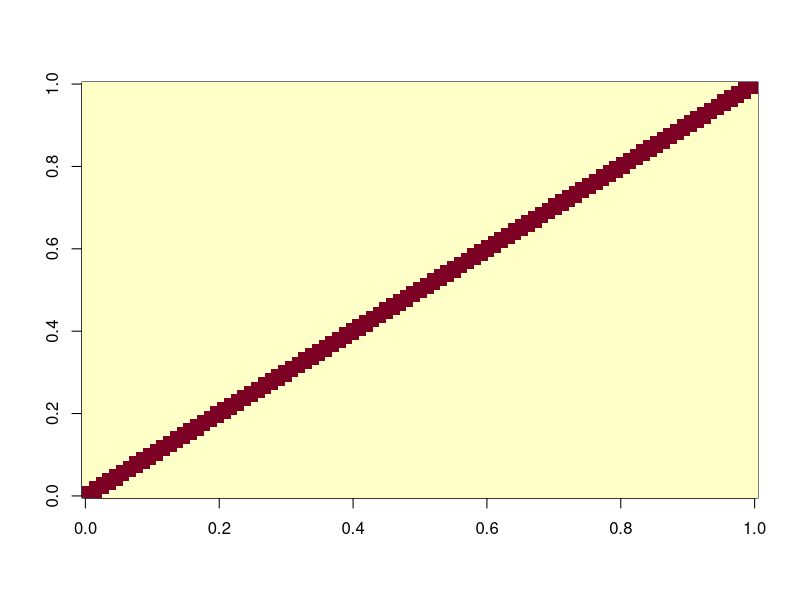
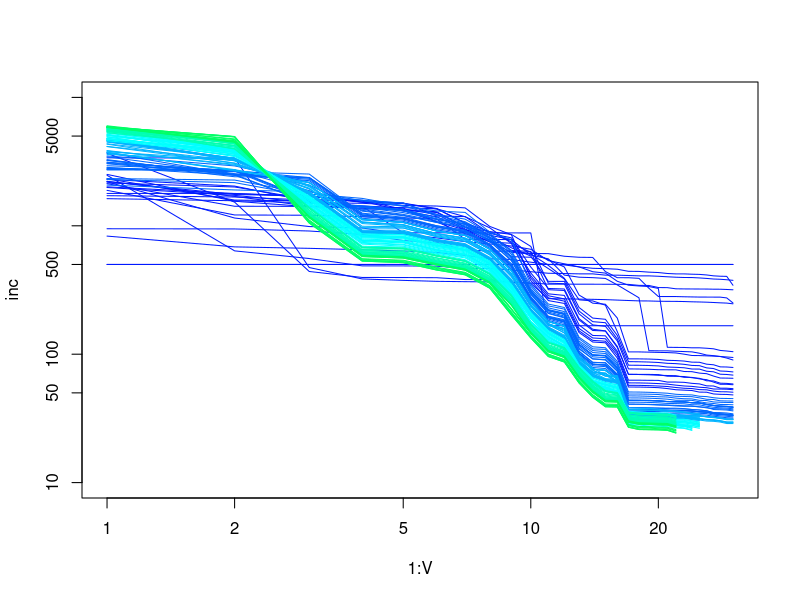

Write the R code that produced these figures, in order. (Note: a time limit stopped this script after it produced the figures.)
#remove previous items
rm(list= ls())

#for nice plotting
#library(plotly)

### Parameters
# Elasticty parameter mmust be less than 1
a <- 0.5
#Number of cities
V <- 30
#Number of total steps
T_max <- 1000
#Number of final industries
N <- 100
#sensitivity to profit
m <- 0.1
#Geographical distance cost coefficient
g <- 1
# Circle length
L <- 2
#fixed cost
fixed <- 5
#technology elasticity
t_e <- 1
#propensity to R&D
prop_rd <- 0.05
#probability of discovering a new technology
p_disc <- 0.2
#Wages
w <- rep(1, V)


### Variables

#distance matrices (length of circle = L)
#distance between cities
geo_distance <- pmin(abs(matrix(rep(seq(0, L - L/V, length.out = V), V), nrow = V, ncol = V) - matrix(rep(seq(0, L - L/V, length.out = V), V), nrow = V, ncol = V, byrow = TRUE)),
                 L - abs(matrix(rep(seq(0, L - L/V, length.out = V), V), nrow = V, ncol = V) - matrix(rep(seq(0, L - L/V, length.out = V), V), nrow = V, ncol = V, byrow = TRUE)))


#distance between industries

ind_prox <- matrix(0, N, N)
'
N_mod <- 20
for (x in (0:(N_mod-1))) {
  
  ind_prox[ seq(x* N/N_mod - (2 * (x != 0)), (x+1)* N/N_mod, 1) ,
            seq(x* N/N_mod - (2 * (x != 0)) , (x+1)* N/N_mod, 1) ] <- 1
  
  
}
'
ind_prox <- mapply(function(x,y) 1*((y-x) <= 2),
                   expand.grid(x = 1:N, y= 1:N)$x,
                   expand.grid(x = 1:N, y= 1:N)$y,
                   SIMPLIFY = TRUE)
ind_prox <- pmin(matrix(ind_prox, nrow = N, ncol = N), 1)
ind_prox[lower.tri(ind_prox)] <- 0
ind_prox <- ind_prox + t(ind_prox)
diag(ind_prox) <- 1
sum(ind_prox - t(ind_prox))

#colnames(ind_prox) <- rownames(ind_prox) <- paste("Ind", 1:N)

#write.table(ind_prox,
#          "/Volumes/Donnees/switchdrive/Mehdi-Celine/Chapitre - Theories and models of urbanization/technology_space/adj_mat.csv",
#          row.names = TRUE, col.names = TRUE, sep = ";", quote = FALSE)

image(ind_prox)

#ind_prox <- matrix(runif(N^2), nrow = N, ncol = N)
#ind_prox[upper.tri(ind_prox)] <- ind_prox[lower.tri(ind_prox)]
#ind_prox <- ind_prox + diag(1, N) - diag(diag(ind_prox))

#Indicates whether the industry was discovered or not
#discovered <- c(rep(TRUE,V), rep(FALSE, N-V))
discovered <- c(TRUE, rep(FALSE, N-1))
##incomes
#Initial Incomes of each city
inc <- rep(500, V)
#Income share of each industry, changes with the entry of new industries
ind_inc_share <- rep(0, N) ##For the moment no industries

#indicates the presence of an industry in a city, to use to calculate probabilites of entries
#we approximate the max with an n norm, with n very big
ind_city <- matrix(0, nrow = N, ncol = V)
diag(ind_city) <- 1

#matrix indicating for each city and technology, the proximity of the closest tech
#we take the max with 1 to correct approximation errors
max_ind_proximity_city <- pmin((ind_prox^150 %*% ind_city)^(1/150) , 1)

##Creating vectors of firms (for each city there is initially a local industry)

#Initializing vector of firms activities 
active <- c(rep(TRUE, V), rep(FALSE, N*V + as.integer(N*V*100)))

#Firms industries
firm_ind <- c(rep(1,V),
              rep(0, N*V + as.integer(N*V*100))) ## as.vector collapses by columns by default

#Firms cities
firm_city <- c(1:V, rep(0, N*V + as.integer(N*V*100)))

#Initializing firms technologies
tech <- c(rep(1, V), rep(0, N*V + as.integer(N*V*100)))

##Matrix giving the entry time of each industry
entry_time <- c(rep(1, V), rep(Inf, N*V + as.integer(N*V*100)))


#Creating the distance cost between firms and cities matrix
firm_var_cost <- matrix(10^50, nrow = length(active), ncol = V)
firm_var_cost[active,] <-  matrix(rep(w[firm_city[active]], V), nrow= length(firm_city[active]), ncol = V) * 
                  ((1+geo_distance[firm_city[active], 1:V])^g - 1 + matrix(rep(1/tech[active]^t_e, V), nrow= length(firm_city[active]), ncol = V))

##Creating the matrix of prices (producers in lines, (industries, cities))
price <- matrix(10^50, nrow = length(active), ncol = V)
## Creating the matix of the quantities
quantity <- matrix(0, nrow = length(active), ncol = V)

##Initializing the variation index for firms
var_index <- matrix(0, nrow = length(active), ncol = V)

###saving previous states
#firm's variable cost
firm_var_cost_prec <- firm_var_cost
#profit
profit_prec <-  matrix(0, nrow = length(active), ncol = V)  ##Only for computation
#price
price_prec <- price

####Optimization and testing

##For testing only
j <- 1
t_stop <- 0
#test speed
ptm <- proc.time()

plot(1:V, inc, xlim = c(1,V), ylim = c(10, 10000), log= "xy",
     xaxt = "s", yaxt = "s", type = "l", col = rainbow(20)[15])

##########Starting the iterations
while (j < T_max & t_stop < 50) {
  
  if(all(discovered)) {t_stop <- t_stop + 1}
  if(sum(inc > 0.1) <= 1) {t_stop <- 150}
  
  ###Deciding on new entrants
  if (j > 1) {
  
  #Reinitialize entry matrix
  entry_prob <- matrix(1, nrow = N, ncol = V) * matrix(rep(discovered, V), nrow = N, ncol = V, byrow = FALSE)
    
  #Compute closest industry to each city
  max_ind_proximity_city <- pmin((ind_prox^150 %*% ind_city)^(1/150) , 1)
  
  #Compute entry probs
  entry_prob <- max_ind_proximity_city
  
  entry_prob[!discovered,] <- p_disc*max_ind_proximity_city[!discovered,]
  
  entring <- matrix(sapply(as.vector(entry_prob), rbinom, n=1, size=1), nrow = N, ncol = V, byrow = FALSE)
  
  if(sum(entring) > 0) {
  
  #update the firms vectors
  entry_time[entry_time == Inf][1:sum(entring)] <- j
  
  firm_ind[entry_time == j] <- unlist(mapply(rep, 1:N, apply(entring, 1, sum), USE.NAMES = FALSE))
  
  firm_city[entry_time == j] <- Filter(function(x) x>0,
                                       as.vector(t(entring*matrix(rep(1:V,N), nrow = N, ncol = V, byrow = TRUE))))
  
  
  ##compute technologies of entrants
  if (any(active)) {
  max_tech_city <- aggregate.data.frame(tech[active], 
                             by = list(city = firm_city[active], ind = firm_ind[active]),
                             FUN = max)
  max_tech_city <- mapply(function(ind, city) max_tech_city[max_tech_city$city == city & max_tech_city$ind == ind,3],
                          rep(1:N, V), unlist(lapply(1:V, rep, N)), SIMPLIFY = TRUE)
  max_tech_city[sapply(max_tech_city, length) == 0] <- 1 ####Here careful
  max_tech_city <- matrix(unlist(max_tech_city), nrow = N, ncol = V, byrow = FALSE)
  
  ##Determine the for each city and technology the closest industry in the city (returns index)
  closest_ind_city <- mapply(function(ind, city) which.max(ind_city[,city] * ind_prox[,ind]),
                             rep(1:N, V), unlist(lapply(1:V, rep, N)))
  closest_ind_city[sapply(closest_ind_city, length) == 0] <- 0
  closest_ind_city <- matrix(unlist(closest_ind_city), nrow = N, ncol = V, byrow = FALSE)
  
  #For each city, ind, gives the technology of the closest present industry
  max_tech_closest_city <-  mapply(function(ind, city) max_tech_city[ind, city],
                                   as.vector(closest_ind_city), unlist(lapply(1:V, rep, N)))
  max_tech_closest_city[sapply(max_tech_closest_city, length) == 0] <- 1
  max_tech_closest_city <- matrix(unlist(max_tech_closest_city), nrow = N, ncol = V, byrow = FALSE)
  
  #computing the mode of the tech
  entrants_tech <- 1 + mapply(rbinom, as.integer(max_tech_closest_city) - 1, as.vector(max_ind_proximity_city), n = 1)
  entrants_tech <- matrix(entrants_tech, nrow = N, ncol = V) * entring
  entrants_tech[!discovered,] <- entring[!discovered,]
        
  #computing the techs
  tech[entry_time == j] <- Filter(function(x) x > 0, as.vector(t(entrants_tech)))
                                 
  
  } else {
    tech[entry_time == j] <- 1
  }
  }
  discovered <- discovered | (rowSums(entring) > 0)
  }
  
  #Initialize the prices for entrants
  if (any(entry_time ==  j)) {
  
  #Change their state to active  
  active[entry_time ==  j] <- TRUE
  
  ##Change of the income share to account for the new entring indusries
  ind_inc_share[unique(firm_ind[active])] <- 1/length(unique(firm_ind[active]))
  
  firm_var_cost[entry_time ==  j,] <-  matrix(rep(w[firm_city[entry_time ==  j]], V), nrow= length(firm_city[entry_time ==  j]), ncol = V) * 
    ((1+geo_distance[firm_city[entry_time ==  j], 1:V])^g - 1 + matrix(rep(1/tech[entry_time ==  j]^t_e, V), nrow= length(firm_city[entry_time ==  j]), ncol = V))
  
  
  price[entry_time == j,] <-  firm_var_cost[entry_time == j,] * (1+m)
                                
  }
  
  #set quantities demanded
  #######Remark : rowsum sums the columns follwing the groups, so the vector of group has length nrow
  quantity[active,] <- price[active,]^(a-1) / 
                       rowsum(price[active,]^a, group = as.character(firm_ind[active]), reorder = FALSE)[as.character(firm_ind[active]),] *
                       (ind_inc_share[firm_ind[active]] %*% t(inc))
  
  #Calculate variation of price index
  var_index[active,] <- (quantity[active,]*(price[active,] - firm_var_cost_prec[active,]) - profit_prec[active,]) *
                        log(price[active,]/price_prec[active,])
  var_index[entry_time == j,] <- 100
  
  ##Storing old variables
  #Store old profit (it is not exactly the profit, its actually profit + fixed cost )
  profit_prec[active,] <-  quantity[active,]*(price[active,] - firm_var_cost[active,])
  #store old cost
  firm_var_cost_prec[active,] <- firm_var_cost[active,]
  
  #update incomes
  inc[firm_city[active][!duplicated(firm_city[active])]] <- rowsum((quantity[active,]*price[active,]) %*% rep(1, V), firm_city[active], reorder = FALSE)
  inc[setdiff(1:V,firm_city[active])] <- 0 
  
  price_prec[active,] <- price[active,]
  
  #update prices for incumbents
  price[active,] <- pmin(firm_var_cost[active,] + (price[active,] - firm_var_cost[active,]) * (1+m)^(2*atan(pi*var_index[active,]/2)/pi), 10^50)
  
  
  #firms with negative profit exit
  active[active] <- (rowSums(profit_prec[active,]) - fixed ) >= 0 
  
  #update technologies
  
  tech[active] <- tech[active] + prop_rd * pmax(rowSums(profit_prec[active,]) - fixed, 0)
                  
                  
  #update cost
  firm_var_cost[active,] <-  matrix(rep(w[firm_city[active]], V), nrow= length(firm_city[active]), ncol = V) * 
    ((1+geo_distance[firm_city[active], 1:V])^g - 1 + matrix(rep(1/tech[active]^t_e, V), nrow= length(firm_city[active]), ncol = V))
  
  #change the income share of non active industries to 0 and update other to 1/#industries
  ind_inc_share <- rep(0, N)
  ind_inc_share[unique(firm_ind[active])] <- 1/length(unique(firm_ind[active]))
  
  ##Upate the industries present in each city
  ind_city_current <- aggregate.data.frame(active[active], by = list(ind = firm_ind[active], city = firm_city[active]), FUN = any)
  ind_city_current <- mapply(function(indus, cit) ind_city_current[ind_city_current$city == cit & ind_city_current$ind == indus, 3],
                      rep(1:N, V), unlist(lapply(1:V, rep, N)), SIMPLIFY = TRUE)
  ind_city_current[sapply(ind_city_current, length) == 0] <- 0
  ind_city <- matrix(unlist(ind_city_current), nrow = N, ncol = V, byrow = FALSE)
  
  ###Clean memory every n steps to speed up the processing
  #if (j %% 20 == 0 ) {
  
  #(j %in% as.integer(T_max*seq(0.1, 1, 40/T_max)^3)) {
    
    price <- price[entry_time >= j | active, ]
    quantity <- quantity[ entry_time >= j | active, ]
    firm_var_cost <- firm_var_cost[entry_time >= j | active, ]
    firm_var_cost_prec <- firm_var_cost_prec[entry_time >= j | active, ]
    var_index <- var_index[entry_time >= j | active,]
    profit_prec <- profit_prec[entry_time >= j | active, ]
    price_prec <- price_prec[entry_time >= j | active, ]
    
    firm_city <- firm_city[entry_time >= j | active]
    firm_ind <- firm_ind[entry_time >= j | active]
    tech <- tech[entry_time >= j | active]
    
    active_prec <- active
    active <- active[entry_time >= j | active]
    entry_time <- entry_time[entry_time >= j | active_prec]
    
    lines(1:sum(inc > 0), sort(inc[inc>0], decreasing = TRUE), col = rainbow(20)[15 - j/20])
    
  #}
  
 ##extend the firms vectors in case there is no more space
  if(sum(entry_time == Inf) <  N*V) {
    
    ###State vectors
    n_row_to_add <- N*V + as.integer(N*V*100)
    
    active <- c(active, rep(FALSE, n_row_to_add))
    
    firm_ind <- c(firm_ind, rep(0, n_row_to_add)) ## as.vector collapses by columns by default
    
    firm_city <- c(firm_city, rep(0, n_row_to_add))
    
    tech <- c(tech, rep(0, n_row_to_add))
    
    entry_time <- c(entry_time, rep(Inf, n_row_to_add))
    
    ##State matrices
    var_index <- rbind(var_index, matrix(0, nrow = n_row_to_add, ncol = V))
    
    quantity <- rbind(quantity, matrix(0, nrow = n_row_to_add, ncol = V))
    
    price <- rbind(price, matrix(10^50, nrow = n_row_to_add, ncol = V))
    
    firm_var_cost <- rbind(firm_var_cost, matrix(0, nrow = n_row_to_add, ncol = V))
    
    firm_var_cost_prec <- rbind(firm_var_cost_prec, matrix(0, nrow = n_row_to_add, ncol = V))
    
    profit_prec <- rbind(profit_prec, matrix(0, nrow = n_row_to_add, ncol = V))
    
    price_prec <- rbind(price_prec, matrix(0, nrow = n_row_to_add, ncol = V))
      }
  j <- j + 1
}

ptm <- proc.time() - ptm
ptm

###Results verctors for analysis
##Size

size_regression <- summary(lm(log(1:(length(inc[inc > 0]))) ~ log(sort(inc[inc > 0], decreasing = TRUE))))

size_cofficient <- size_regression$coefficients[2,"Estimate"]

size_explained_var <- size_regression$r.squared

###Specialization
##We use the chi^2 index
ind_city_size <- rowSums(profit_prec[active,])
ind_city_size <- aggregate(ind_city_size - fixed,
                           by = list(city = firm_city[active], ind = firm_ind[active]),
                           FUN = sum, drop = FALSE)
ind_city_size <- as.numeric(mapply(function (x,y) ind_city_size[ind_city_size$city == x & ind_city_size$ind == y, 3],
                        rep(1:V, N), unlist(lapply(1:N, rep, times = V))))
ind_city_size[is.na(ind_city_size)] <- 0
ind_city_size <- matrix(ind_city_size, nrow = N, ncol = V, byrow = TRUE)

ind_size <- apply(ind_city_size, 1, sum)
city_size <- apply(ind_city_size, 2, sum)

#Removing empty cities and industries
ind_city_size <- ind_city_size[ind_size != 0,]
ind_city_size <- ind_city_size[,city_size != 0]
ind_size <- ind_size[ind_size != 0]
city_size <- city_size[city_size != 0]

##Transforming the sizes into suitable ratios
ind_city_size <- ind_city_size %*% diag(1/city_size)

##Herfindahl index
herfindal <- colSums(ind_city_size^2)
plot(city_size, herfindal, log = "xy")
plot( (j - entry_time[active])/j, rowSums(profit_prec[active,]) - fixed)
plot( (j - entry_time[active])/j, tech[active])


specialization_regression <- summary(lm(log(herfindal) ~ log(city_size)))
specialization_cofficient <- specialization_regression$coefficients[2,"Estimate"]
specialization_explained_var <- specialization_regression$r.squared


#Plotting cities sizes

library(ggplot2)

#pdf("/Volumes/Donnees/switchdrive/Mehdi-Celine/Chapitre - Theories and models of urbanization/city_final.pdf",
#    width = 10, height = 10)
par(mar=c(1,1,1,1))
plot(cos(2*pi/V * 1:V), sin(2*pi/V * 1:V), cex = sqrt(inc)/12, xlim = c(-1.5,1.5),
     ylim = c(-1.5,1.5), xaxt='n', yaxt='n', xlab = "", ylab = "", pch = 16)

lines(cos(2*pi*(1:5000) / 5000), sin(2*pi*(1:5000) / 5000), lwd = 0.1)
#ev.off()

##Any points to remove??
n_remove <- 0

size_regress <- log(sort(inc[inc > 0], decreasing = TRUE))

#For the regression
reg_plot <- summary(lm(size_regress[1:(length(size_regress)-n_remove)]  ~ log(1:(length(size_regress)-n_remove)) ))
x_line_to_plot <- seq(1, (V-n_remove)*2, by = 0.1)
y_line_to_plot <- exp(reg_plot$coefficients[1]) * x_line_to_plot^reg_plot$coefficients[2]

##plot the points
leg_lab <- paste0("log(y) = ", round(reg_plot$coefficients[1],2), " - ", -round(reg_plot$coefficients[2],2), " log(x) ")

hierarchy <- ggplot(data.frame(Rank = 1:(V-n_remove), Size = exp(size_regress[1:(V-n_remove)])), aes(x=Rank, y=Size)) + 
  theme_minimal() +
  geom_line(aes(x = x, y = y, 
                color = leg_lab), 
            data = data.frame(x = x_line_to_plot, y = y_line_to_plot),
            size = 1) +
  scale_x_continuous(trans='log10', limits = c(1, 1.2*length(size_regress))) +
  scale_y_continuous(trans='log10', limits = c(0.5*min(exp(size_regress)), 2*max(exp(size_regress)))) +
  geom_point() +
  labs(x = "Rank", y = "City size", color = "") +
  theme(axis.text.x = element_text(color="black", 
                                   size=16, angle=0),
        axis.text.y = element_text(color="black", 
                                   size=16, angle=0),
        axis.title=element_text(size= 20),
        legend.position = c(0.7, 0.8),
        legend.text = element_text(size=18))
  

hierarchy

#ggsave(paste0("/Volumes/Donnees/switchdrive/Mehdi-Celine/Chapitre - Theories and models of urbanization/simulation_rank_size.pdf"), hierarchy,
#       device = "pdf", width = 20, height = 20, units = "cm")


#############################Specialization
##To plot the regression line
reg_plot <- summary(lm(log(herfindal)  ~ log(city_size)))
x_line_to_plot <- seq(0.1, 1.2*max(city_size), by = 0.1)
y_line_to_plot <- exp(reg_plot$coefficients[1]) * x_line_to_plot^reg_plot$coefficients[2]


leg_lab <- paste0("log(y) = ", round(reg_plot$coefficients[1],2), " - ", -round(reg_plot$coefficients[2],2), " log(x) ")

spec <- ggplot(data.frame(Size = city_size, Spec = herfindal), aes(x=Size, y=Spec)) + 
  theme_minimal() +
  geom_line(aes(x = x, y = y, 
                color = leg_lab), 
            data = data.frame(x = x_line_to_plot, y = y_line_to_plot),
            size = 1) +
  scale_x_continuous(trans='log10', limits = c(min(city_size)/1.2, max(city_size)*1.2)) +
  scale_y_continuous(trans='log10', limits = c(min(herfindal),1)) +
  geom_point() +
  labs(x = "City size", y = "Hirschmann-Herfindahl index", color = "") +
  theme(axis.text.x = element_text(color="black", 
                                   size=16, angle=0),
        axis.text.y = element_text(color="black", 
                                   size=16, angle=0),
        axis.title=element_text(size= 20),
        legend.position = c(0.7, 0.8),
        legend.text = element_text(size=18)) +
        scale_color_manual(values=c("dodgerblue2", "black"))

#spec

#ggsave(paste0("/Volumes/Donnees/switchdrive/Mehdi-Celine/Chapitre - Theories and models of urbanization/simulation_HHI_index.pdf"), spec,
#       device = "pdf", width = 20, height = 20, units = "cm")


plot(cos(2*pi/V * 1:V), sin(2*pi/V * 1:V), cex = sqrt(inc)/12, xlim = c(-1.5,1.5),
     ylim = c(-1.5,1.5), xaxt='n', yaxt='n', xlab = "", ylab = "", pch = 16)
inc
sum(discovered)
unique(firm_ind[active])
sum(inc > 0)
length(unique(firm_ind[active]))

plot(entry_time[active], apply(profit_prec, 1, sum)[active], col = firm_ind[active])

plot(entry_time[active], tech[active], col = firm_city[active])

plot(1:sum(active), sort(apply(profit_prec, 1, sum)[active], decreasing = TRUE), log= "xy")
